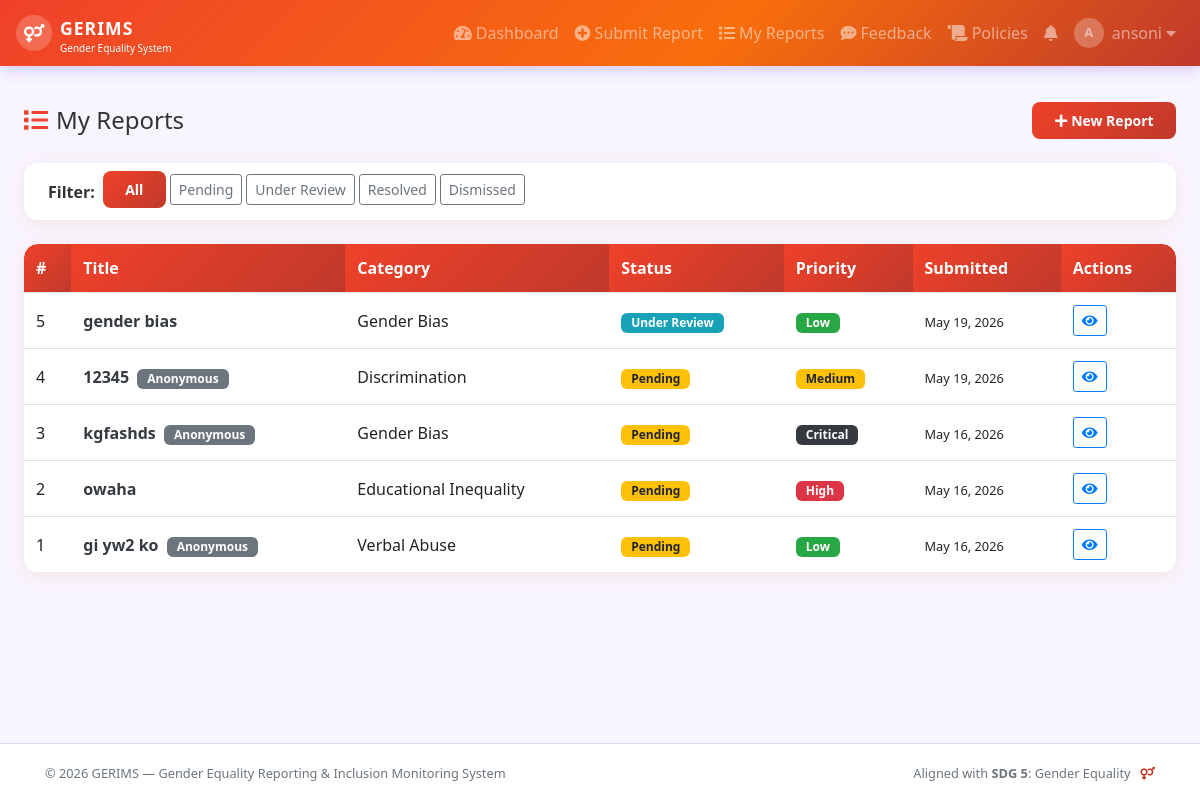
/my_reports.php (signed in), run on the app's committed database.
### tables this page shows
CREATE TABLE `reports` (
  `report_id` int(11) NOT NULL,
  `user_id` int(11) NOT NULL,
  `category_id` int(11) NOT NULL,
  `title` varchar(150) NOT NULL,
  `description` text NOT NULL,
  `location` varchar(150) DEFAULT NULL,
  `incident_date` date DEFAULT NULL,
  `is_anonymous` tinyint(1) DEFAULT 0,
  `status` enum('pending','under_review','resolved','dismissed') DEFAULT 'pending',
  `priority` enum('low','medium','high','critical') DEFAULT 'medium',
  `created_at` timestamp NOT NULL DEFAULT current_timestamp(),
  `updated_at` timestamp NOT NULL DEFAULT current_timestamp() ON UPDATE current_timestamp()
);

CREATE TABLE `categories` (
  `category_id` int(11) NOT NULL,
  `category_name` varchar(80) NOT NULL,
  `description` text DEFAULT NULL,
  `icon` varchar(50) DEFAULT 'fa-flag',
  `created_at` timestamp NOT NULL DEFAULT current_timestamp()
);

### my_reports.php (the view, shortened to what this page needs)
<?php
require_once 'includes/config.php';
$uid = $_SESSION['user_id'];
$status_filter = sanitize($conn, $_GET['status'] ?? '');
$where = "WHERE r.user_id=$uid";
$reports = $conn->query("SELECT r.*, c.category_name FROM reports r JOIN categories c ON r.category_id=c.category_id $where ORDER BY r.created_at DESC");
include 'includes/header.php';
?>
<div class="container-fluid px-4">
    <div class="d-flex align-items-center mb-4">
        <h4 class="mb-0 mr-auto"><i class="fas fa-list mr-2" style="color:var(--primary)"></i>My Reports</h4>
        <a href="submit_report.php" class="btn btn-gerims btn-sm"><i class="fas fa-plus mr-1"></i>New Report</a>
    </div>
    <div class="gerims-card">
        <div class="card-body py-2">
            <div class="d-flex flex-wrap gap-2 align-items-center">
                <span class="font-weight-bold mr-2">Filter:</span>
                <?php foreach([''=>'All','pending'=>'Pending','under_review'=>'Under Review','resolved'=>'Resolved','dismissed'=>'Dismissed'] as $val=>$lbl): ?>
                <a href="my_reports.php?status=<?= $val ?>" class="btn btn-sm <?= $status_filter===$val ? 'btn-gerims' : 'btn-outline-secondary' ?> mr-1 mb-1"><?= $lbl ?></a>
                <?php endforeach; ?>
            </div>
        </div>
    </div>
    <div class="gerims-card">
        <div class="card-body p-0">
            <?php if ($reports->num_rows === 0): ?>
            <div class="text-center py-5 text-muted">
                <i class="fas fa-inbox fa-3x mb-3"></i>
                <h5>No reports found</h5>
                <a href="submit_report.php" class="btn btn-gerims mt-2">Submit your first report</a>
            </div>
            <?php else: ?>
            <div class="table-responsive">
            <table class="table table-hover mb-0 gerims-table">
                <thead>
                    <tr><th>#</th><th>Title</th><th>Category</th><th>Status</th><th>Priority</th><th>Submitted</th><th>Actions</th></tr>
                </thead>
                <tbody>
                <?php while ($r = $reports->fetch_assoc()): ?>
                <tr>
                    <td><?= $r['report_id'] ?></td>
                    <td>
                        <a href="view_report.php?id=<?= $r['report_id'] ?>" class="font-weight-bold text-dark">
                            <?= htmlspecialchars(substr($r['title'], 0, 45)) ?>
                        </a>
                        <?php if ($r['is_anonymous']): ?>
                        <span class="badge badge-secondary ml-1">Anonymous</span>
                        <?php endif; ?>
                    </td>
                    <td><?= htmlspecialchars($r['category_name']) ?></td>
                    <td><?= statusBadge($r['status']) ?></td>
                    <td><?= priorityBadge($r['priority']) ?></td>
                    <td><small><?= date('M d, Y', strtotime($r['created_at'])) ?></small></td>
                    <td>
                        <a href="view_report.php?id=<?= $r['report_id'] ?>" class="btn btn-sm btn-outline-primary">
                            <i class="fas fa-eye"></i>
                        </a>
                    </td>
                </tr>
                <?php endwhile; ?>
                </tbody>
            </table>
            </div>
            <?php endif; ?>
        </div>
    </div>
</div>
<?php include 'includes/footer.php'; ?>

### includes/config.php (shortened to what this page needs)
<?php
function sanitize($conn, $data) {
    return $conn->real_escape_string(htmlspecialchars(strip_tags(trim($data))));
}
function statusBadge($status) {
    $map = [
        'pending'      => ['warning',  'Pending'],
        'under_review' => ['info',     'Under Review'],
        'resolved'     => ['success',  'Resolved'],
        'dismissed'    => ['secondary','Dismissed'],
    ];
    $s = $map[$status] ?? ['secondary', ucfirst($status)];
    return "<span class='badge badge-{$s[0]}'>{$s[1]}</span>";
}
function priorityBadge($p) {
    $map = ['low'=>'success','medium'=>'warning','high'=>'danger','critical'=>'dark'];
    $cl = $map[$p] ?? 'secondary';
    return "<span class='badge badge-{$cl}'>".ucfirst($p)."</span>";
}
?>

### css/style.css (style rules this page uses)
:root { --primary: #EF412A; --secondary: #c0392b; --accent: #f39c12; --light-bg: #f8f5ff; --card-shadow: 0 4px 20px rgba(239, 65, 42, 0.10); --radius: 14px; }
* { box-sizing: border-box; }
body { font-family: 'Segoe UI', Tahoma, Geneva, Verdana, sans-serif; background: var(--light-bg); color: #333; padding-top: 70px; min-height: 100vh; display: flex; flex-direction: column; }
.gerims-card { background: #fff; border-radius: var(--radius); box-shadow: var(--card-shadow); border: none; margin-bottom: 1.5rem; overflow: hidden; }
.gerims-card .card-body { padding: 1.5rem; }
.btn-gerims { background: linear-gradient(135deg, var(--primary), #c0392b); color: #fff; border: none; border-radius: 8px; padding: 0.5rem 1.4rem; font-weight: 600; transition: all 0.2s; }
.gerims-table { background: #fff; border-radius: var(--radius); overflow: hidden; }
.gerims-table thead th { background: linear-gradient(135deg, var(--primary), #c0392b); border: none; font-weight: 600; white-space: nowrap; color: #fff; }
.gerims-table td, .gerims-table th { vertical-align: middle !important; }
.badge { border-radius: 6px; padding: 4px 10px; font-size: 0.75rem; font-weight: 600; }

### data on the page
reports: report_id "5", title "gender bias", category.category_name "Gender Bias", status "Under Review", priority "Low", created_at "May 19, 2026"
reports: report_id "4", title "12345", is_anonymous "Anonymous", category.category_name "Discrimination", status "Pending", priority "Medium", created_at "May 19, 2026"
reports: report_id "3", title "kgfashds", is_anonymous "Anonymous", category.category_name "Gender Bias", status "Pending", priority "Critical", created_at "May 16, 2026"
reports: report_id "2", title "owaha", category.category_name "Educational Inequality", status "Pending", priority "High", created_at "May 16, 2026"
reports: report_id "1", title "gi yw2 ko", is_anonymous "Anonymous", category.category_name "Verbal Abuse", status "Pending", priority "Low", created_at "May 16, 2026"

### other printed values
substr($user_name,0,1) "A"
explode(' ',$user_name)[0] "ansoni"
$lbl "All"
$lbl "Pending"
$lbl "Under Review"
$lbl "Resolved"
$lbl "Dismissed"
SITE_FULL_NAME "Gender Equality Reporting & Inclusion Monitoring System"
